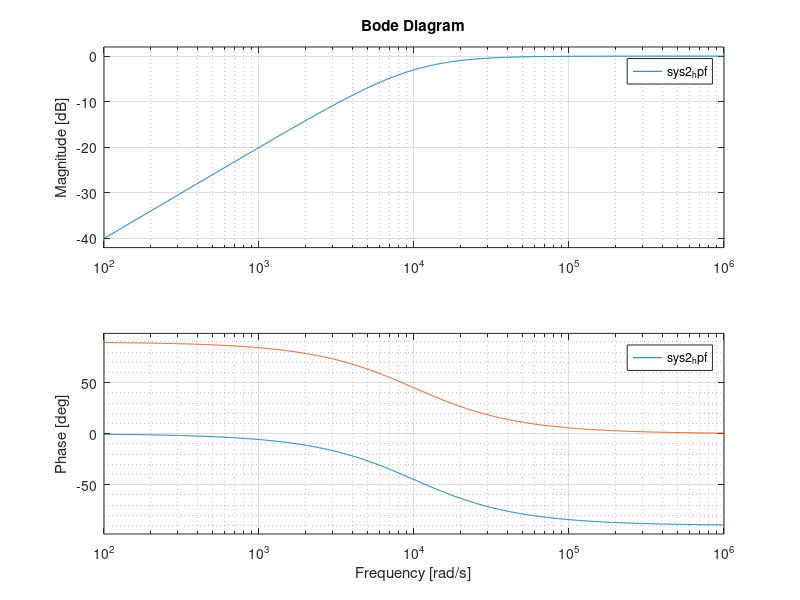
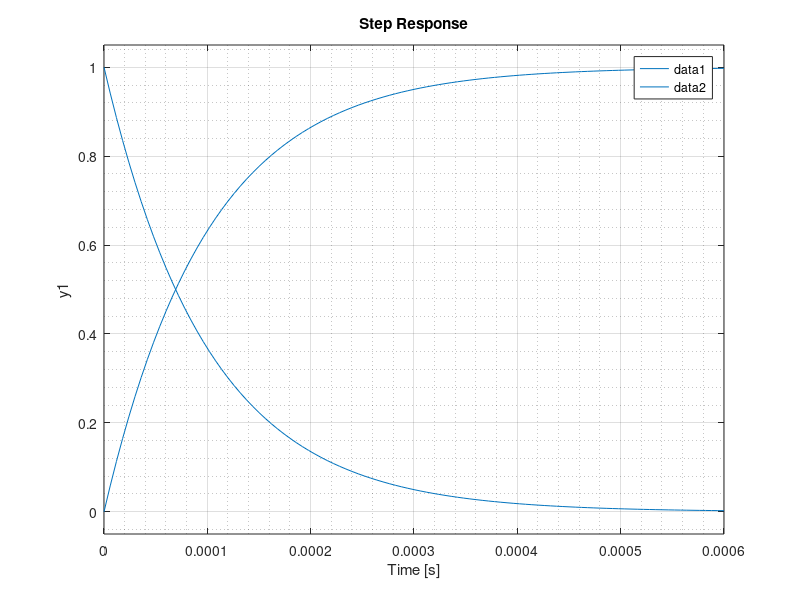

Here is the MATLAB script that generated these plots, in order:
% %For cutoff frequency 159 Hz.
% R=10e3;  %10kΩ
% C=10e-9; %10nF

%For cutoff frequency 1.59 kHz.
R=1e3;  %10kΩ
C=0.1e-6; %10nF

%For low pass filter
num =[1];
den=[R*C, 1];
sys_lpf= tf(num,den);

%For high pass filter
num2= [R*C,0];
den2= [R*C,1];
sys2_hpf=tf(num2,den2);

%Plot Bode
figure;  
bode(sys_lpf);
hold on; 
bode(sys2_hpf);
grid minor;
legend;

figure;
step(sys_lpf);
hold on;
step(sys2_hpf);
legend;
grid on;
grid minor;
